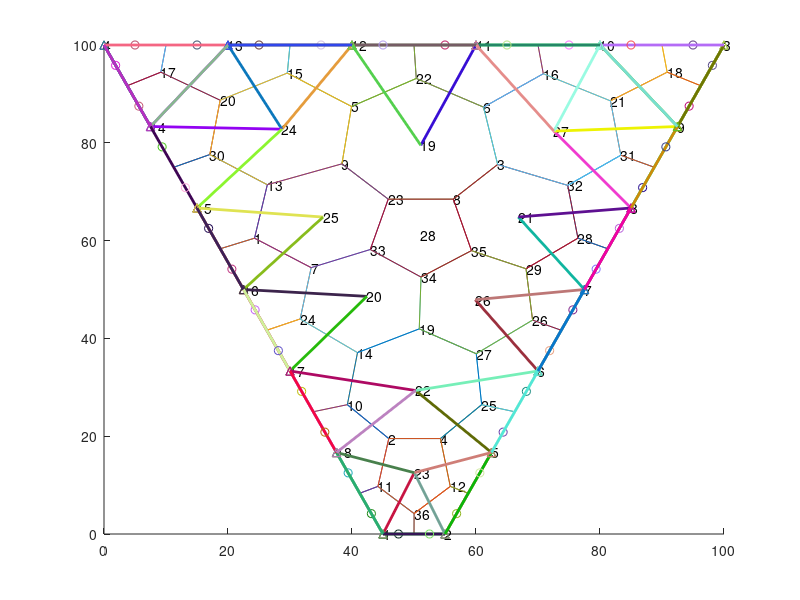
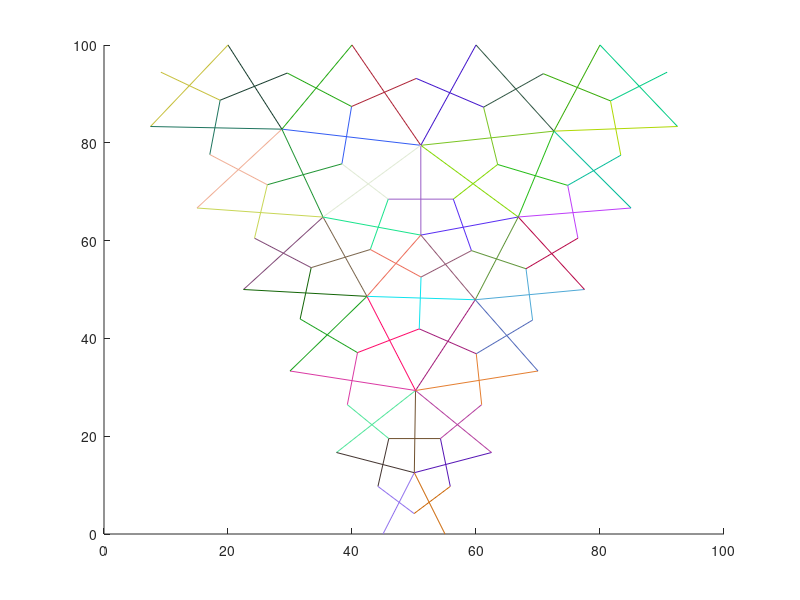
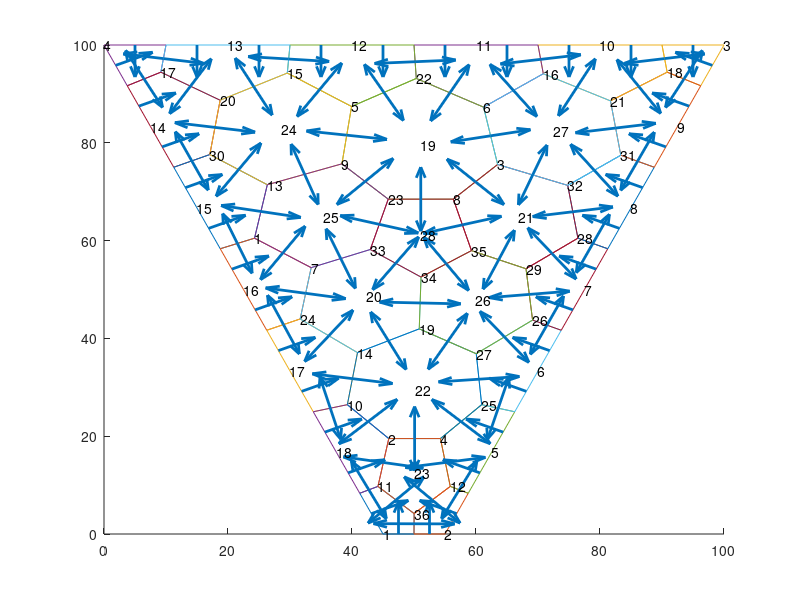

The MATLAB source for these figures, in order:
clc;
clear all;
close all;
JM = [	15, 16, 25
	22, 18, 23
	19, 21, 27
	5, 22, 23
	19, 12, 24
	11, 19, 27
	16, 20, 25
	21, 19, 28
	19, 24, 25
	17, 18, 22
	18, 1, 23
	2, 5, 23
	24, 15, 25
	20, 17, 22
	12, 13, 24
	10, 11, 27
	14, 13, 4
	9, 3, 10
	20, 22, 26
	13, 14, 24
	9, 10, 27
	11, 12, 19
	19, 25, 28
	16, 17, 20
	5, 6, 22
	6, 7, 26
	22, 6, 26
	7, 8, 21
	7, 21, 26
	14, 15, 24
	8, 9, 27
	21, 8, 27
	25, 20, 28
	20, 26, 28
	26, 21, 28
	1, 2, 23
];
JXY = [	45, 0
	55, 0
	100, 100
	0, 100
	62.5, 16.6667
	70, 33.3333
	77.5, 50
	85, 66.6667
	92.5, 83.3333
	80, 100
	60, 100
	40, 100
	20, 100
	7.5, 83.3333
	15, 66.6667
	22.5, 50
	30, 33.3333
	37.5, 16.6667
	51.0956, 79.4877
	42.4142, 48.5976
	66.8162, 64.8285
	50.2472, 29.3457
	50.0494, 12.5358
	28.6933, 82.7896
	35.3319, 64.8145
	59.8776, 47.9084
	72.5686, 82.386
	51.1071, 61.1274
];
Centers = [	24.2773, 60.4937
	45.9322, 19.516
	63.4935, 75.5674
	54.2655, 19.516
	39.9296, 87.4258
	61.2214, 87.2913
	33.4153, 54.4707
	56.3396, 68.4812
	38.3736, 75.6973
	39.2491, 26.4486
	44.1831, 9.73416
	55.8498, 9.73416
	26.3417, 71.4236
	40.8871, 37.0922
	29.5644, 94.2632
	70.8562, 94.1287
	9.16667, 94.4444
	90.8333, 94.4444
	50.8463, 41.9506
	18.7311, 88.7076
	81.6895, 88.5731
	50.3652, 93.1626
	45.8448, 68.4765
	31.6381, 43.977
	60.9157, 26.4486
	69.1259, 43.7472
	60.0416, 36.8625
	76.4387, 60.4984
	68.0646, 54.2456
	17.0644, 77.5965
	83.3562, 77.462
	74.795, 71.2937
	42.951, 58.1798
	51.133, 52.5445
	59.267, 57.9548
	50.0165, 4.1786
];
Control_volume(1) = struct('adj_ele', [0]);
Control_volume(1).adj_ele = [ 0 ];
Control_volume(2).adj_ele = [ 0 ];
Control_volume(3).adj_ele = [ 0 ];
Control_volume(4).adj_ele = [ 0 ];
Control_volume(5).adj_ele = [ 0 ];
Control_volume(6).adj_ele = [ 0 ];
Control_volume(7).adj_ele = [ 0 ];
Control_volume(8).adj_ele = [ 0 ];
Control_volume(9).adj_ele = [ 0 ];
Control_volume(10).adj_ele = [ 0 ];
Control_volume(11).adj_ele = [ 0 ];
Control_volume(12).adj_ele = [ 0 ];
Control_volume(13).adj_ele = [ 0 ];
Control_volume(14).adj_ele = [ 0 ];
Control_volume(15).adj_ele = [ 0 ];
Control_volume(16).adj_ele = [ 0 ];
Control_volume(17).adj_ele = [ 0 ];
Control_volume(18).adj_ele = [ 0 ];
Control_volume(19).adj_ele = [3, 6, 22, 5, 9, 23, 8, ];
Control_volume(20).adj_ele = [7, 24, 14, 19, 34, 33, ];
Control_volume(21).adj_ele = [3, 8, 35, 29, 28, 32, ];
Control_volume(22).adj_ele = [2, 4, 25, 27, 19, 14, 10, ];
Control_volume(23).adj_ele = [2, 11, 36, 12, 4, ];
Control_volume(24).adj_ele = [5, 15, 20, 30, 13, 9, ];
Control_volume(25).adj_ele = [1, 7, 33, 23, 9, 13, ];
Control_volume(26).adj_ele = [19, 27, 26, 29, 35, 34, ];
Control_volume(27).adj_ele = [3, 32, 31, 21, 16, 6, ];
Control_volume(28).adj_ele = [8, 23, 33, 34, 35, ];

Boundary_control_volume(1) = struct('vertice', [0]);
Boundary_control_volume(1).vertice = [  41.25 8.33333; 45  0; 50  0; 50.0165  4.1786; 44.1831 9.73416; ];
Boundary_control_volume(2).vertice = [50.0165  4.1786; 50  0; 55  0;   58.75 8.33333; 55.8498 9.73416; ];
Boundary_control_volume(3).vertice = [  96.25 91.6667; 100 100;  90 100; 90.8333 94.4444; ];
Boundary_control_volume(4).vertice = [ 10 100;   0 100;    3.75 91.6667; 9.16667 94.4444; ];
Boundary_control_volume(5).vertice = [55.8498 9.73416;   58.75 8.33333;    62.5 16.6667; 66.25    25; 60.9157 26.4486; 54.2655  19.516; ];
Boundary_control_volume(6).vertice = [66.25    25;      70 33.3333;   73.75 41.6667; 69.1259 43.7472; 60.0416 36.8625; 60.9157 26.4486; ];
Boundary_control_volume(7).vertice = [  73.75 41.6667; 77.5   50;   81.25 58.3333; 76.4387 60.4984; 68.0646 54.2456; 69.1259 43.7472; ];
Boundary_control_volume(8).vertice = [  81.25 58.3333;      85 66.6667; 88.75    75; 83.3562  77.462;  74.795 71.2937; 76.4387 60.4984; ];
Boundary_control_volume(9).vertice = [81.6895 88.5731; 83.3562  77.462; 88.75    75;    92.5 83.3333;   96.25 91.6667; 90.8333 94.4444; ];
Boundary_control_volume(10).vertice = [81.6895 88.5731; 90.8333 94.4444;  90 100;  80 100;  70 100; 70.8562 94.1287; ];
Boundary_control_volume(11).vertice = [70.8562 94.1287;  70 100;  60 100;  50 100; 50.3652 93.1626; 61.2214 87.2913; ];
Boundary_control_volume(12).vertice = [50.3652 93.1626;  50 100;  40 100;  30 100; 29.5644 94.2632; 39.9296 87.4258; ];
Boundary_control_volume(13).vertice = [ 30 100;  20 100;  10 100; 9.16667 94.4444; 18.7311 88.7076; 29.5644 94.2632; ];
Boundary_control_volume(14).vertice = [   3.75 91.6667;     7.5 83.3333; 11.25    75; 17.0644 77.5965; 18.7311 88.7076; 9.16667 94.4444; ];
Boundary_control_volume(15).vertice = [26.3417 71.4236; 17.0644 77.5965; 11.25    75;      15 66.6667;   18.75 58.3333; 24.2773 60.4937; ];
Boundary_control_volume(16).vertice = [  18.75 58.3333; 22.5   50;   26.25 41.6667; 31.6381  43.977; 33.4153 54.4707; 24.2773 60.4937; ];
Boundary_control_volume(17).vertice = [40.8871 37.0922; 31.6381  43.977;   26.25 41.6667;      30 33.3333; 33.75    25; 39.2491 26.4486; ];
Boundary_control_volume(18).vertice = [39.2491 26.4486; 33.75    25;    37.5 16.6667;   41.25 8.33333; 44.1831 9.73416; 45.9322  19.516; ];
Boundary_control_volume(19).vertice = [ 0 ];
Boundary_control_volume(20).vertice = [ 0 ];
Boundary_control_volume(21).vertice = [ 0 ];
Boundary_control_volume(22).vertice = [ 0 ];
Boundary_control_volume(23).vertice = [ 0 ];
Boundary_control_volume(24).vertice = [ 0 ];
Boundary_control_volume(25).vertice = [ 0 ];
Boundary_control_volume(26).vertice = [ 0 ];
Boundary_control_volume(27).vertice = [ 0 ];
Boundary_control_volume(28).vertice = [ 0 ];

Point_type = [	0, 1, 1, 0
	0, 1, 0, 1
	1, 0, 0, 1
	1, 0, 1, 0
	0, 0, 0, 1
	0, 0, 0, 1
	0, 0, 0, 1
	0, 0, 0, 1
	0, 0, 0, 1
	1, 0, 0, 0
	1, 0, 0, 0
	1, 0, 0, 0
	1, 0, 0, 0
	0, 0, 1, 0
	0, 0, 1, 0
	0, 0, 1, 0
	0, 0, 1, 0
	0, 0, 1, 0
	0, 0, 0, 0
	0, 0, 0, 0
	0, 0, 0, 0
	0, 0, 0, 0
	0, 0, 0, 0
	0, 0, 0, 0
	0, 0, 0, 0
	0, 0, 0, 0
	0, 0, 0, 0
	0, 0, 0, 0
];

Shared_edge = [	1, 7, 16, 25;
	1, 13, 15, 25;
	2, 4, 22, 23;
	2, 10, 18, 22;
	2, 11, 18, 23;
	3, 6, 19, 27;
	3, 8, 19, 21;
	3, 32, 21, 27;
	4, 12, 5, 23;
	4, 25, 5, 22;
	5, 9, 19, 24;
	5, 15, 12, 24;
	5, 22, 12, 19;
	6, 16, 11, 27;
	6, 22, 11, 19;
	7, 24, 16, 20;
	7, 33, 20, 25;
	8, 23, 19, 28;
	8, 35, 21, 28;
	9, 13, 24, 25;
	9, 23, 19, 25;
	10, 14, 17, 22;
	11, 36, 1, 23;
	12, 36, 2, 23;
	13, 30, 15, 24;
	14, 19, 20, 22;
	14, 24, 17, 20;
	15, 20, 13, 24;
	16, 21, 10, 27;
	17, 20, 13, 14;
	18, 21, 9, 10;
	19, 27, 22, 26;
	19, 34, 20, 26;
	20, 30, 14, 24;
	21, 31, 9, 27;
	23, 33, 25, 28;
	25, 27, 6, 22;
	26, 27, 6, 26;
	26, 29, 7, 26;
	28, 29, 7, 21;
	28, 32, 8, 21;
	29, 35, 21, 26;
	31, 32, 8, 27;
	33, 34, 20, 28;
	34, 35, 26, 28;
];

figure(2)
[m, ~] = size(JXY);
P = patch('Vertices', JXY, 'Faces', JM, 'FaceVertexCData', zeros(m, 1), 'FaceColor', 'interp', 'EdgeAlpha', 0.9, 'facealpha', 0);
hold on;
for i = 1:1:45
	IO = [rand rand rand];
	PNT1 = [Centers(Shared_edge(i, 1), :); Centers(Shared_edge(i, 2), :)];
	PNT2 = [JXY(Shared_edge(i, 3), :); JXY(Shared_edge(i, 4), :)];
	plot(PNT1(:, 1)', PNT1(:, 2)', '-', 'color', IO);hold on;
	plot(PNT2(:, 1)', PNT2(:, 2)', '-', 'color', IO);hold on;
end
figure(1)
[m, ~] = size(JXY);
P = patch('Vertices', JXY, 'Faces', JM, 'FaceVertexCData', zeros(m, 1), 'FaceColor', 'interp', 'EdgeAlpha', 0.9, 'facealpha', 0);
hold on;
[k, ~] = size(Centers);
for i = 1:k
	text(Centers(i, 1), Centers(i, 2), num2str(i));
	hold on;
end
for i = 1:28
	text(JXY(i, 1), JXY(i, 2), num2str(i));
end
for i = 1:1:28
	[~, m] = size(Control_volume(i).adj_ele);
	if (Point_type(i, 1) ~= 1 && Point_type(i, 2) ~= 1 && Point_type(i, 3) ~= 1 && Point_type(i, 4) ~= 1)
		for j = 1:1:m
			Centers_k(j, :) = Centers(Control_volume(i).adj_ele(j), :);
		end
		plot([Centers_k(:, 1); Centers_k(1, 1)], [Centers_k(:, 2); Centers_k(1, 2)]); hold on;
		clear Centers_k;
	else
		[m, ~] = size(Boundary_control_volume(i).vertice);
		for j = 1:1:m
			Centers_k = [Boundary_control_volume(i).vertice(:, :); Boundary_control_volume(i).vertice(1, :)];
		end
		plot([Centers_k(:, 1)], [Centers_k(:, 2)]); hold on;
		clear Centers_k;
	end
end

hold on;
YT = [rand rand rand];
plot(43.125, 4.16667, 'o', 'color', YT);
hold on;
hold on;
YT = [rand rand rand];
plot(47.5, 0, 'o', 'color', YT);
hold on;
hold on;
YT = [rand rand rand];
plot([55, 45], [0, 0], '-', 'color', YT, 'linewidth', 2);
hold on;
plot(45, 0, '^', 'color', YT);
hold on;
hold on;
YT = [rand rand rand];
plot([50.0494, 45], [12.5358, 0], '-', 'color', YT, 'linewidth', 2);
hold on;
plot(45, 0, '^', 'color', YT);
hold on;
hold on;
YT = [rand rand rand];
plot([37.5, 45], [16.6667, 0], '-', 'color', YT, 'linewidth', 2);
hold on;
plot(45, 0, '^', 'color', YT);
hold on;
hold on;
YT = [rand rand rand];
plot([45, 55], [0, 0], '-', 'color', YT, 'linewidth', 2);
hold on;
plot(55, 0, '^', 'color', YT);
hold on;
hold on;
YT = [rand rand rand];
plot(52.5, 0, 'o', 'color', YT);
hold on;
hold on;
YT = [rand rand rand];
plot(56.875, 4.16667, 'o', 'color', YT);
hold on;
hold on;
YT = [rand rand rand];
plot([62.5, 55], [16.6667, 0], '-', 'color', YT, 'linewidth', 2);
hold on;
plot(55, 0, '^', 'color', YT);
hold on;
hold on;
YT = [rand rand rand];
plot([50.0494, 55], [12.5358, 0], '-', 'color', YT, 'linewidth', 2);
hold on;
plot(55, 0, '^', 'color', YT);
hold on;
hold on;
YT = [rand rand rand];
plot(98.125, 95.8333, 'o', 'color', YT);
hold on;
hold on;
YT = [rand rand rand];
plot(95, 100, 'o', 'color', YT);
hold on;
hold on;
YT = [rand rand rand];
plot([92.5, 100], [83.3333, 100], '-', 'color', YT, 'linewidth', 2);
hold on;
plot(100, 100, '^', 'color', YT);
hold on;
hold on;
YT = [rand rand rand];
plot([92.5, 100], [83.3333, 100], '-', 'color', YT, 'linewidth', 2);
hold on;
plot(100, 100, '^', 'color', YT);
hold on;
hold on;
YT = [rand rand rand];
plot(5, 100, 'o', 'color', YT);
hold on;
hold on;
YT = [rand rand rand];
plot(1.875, 95.8333, 'o', 'color', YT);
hold on;
hold on;
YT = [rand rand rand];
plot([7.5, 0], [83.3333, 100], '-', 'color', YT, 'linewidth', 2);
hold on;
plot(0, 100, '^', 'color', YT);
hold on;
hold on;
YT = [rand rand rand];
plot([7.5, 0], [83.3333, 100], '-', 'color', YT, 'linewidth', 2);
hold on;
plot(0, 100, '^', 'color', YT);
hold on;
hold on;
YT = [rand rand rand];
plot([55, 62.5], [0, 16.6667], '-', 'color', YT, 'linewidth', 2);
hold on;
plot(62.5, 16.6667, '^', 'color', YT);
hold on;
hold on;
YT = [rand rand rand];
plot(60.625, 12.5, 'o', 'color', YT);
hold on;
hold on;
YT = [rand rand rand];
plot(64.375, 20.8333, 'o', 'color', YT);
hold on;
hold on;
YT = [rand rand rand];
plot([70, 62.5], [33.3333, 16.6667], '-', 'color', YT, 'linewidth', 2);
hold on;
plot(62.5, 16.6667, '^', 'color', YT);
hold on;
hold on;
YT = [rand rand rand];
plot([50.2472, 62.5], [29.3457, 16.6667], '-', 'color', YT, 'linewidth', 2);
hold on;
plot(62.5, 16.6667, '^', 'color', YT);
hold on;
hold on;
YT = [rand rand rand];
plot([50.0494, 62.5], [12.5358, 16.6667], '-', 'color', YT, 'linewidth', 2);
hold on;
plot(62.5, 16.6667, '^', 'color', YT);
hold on;
hold on;
YT = [rand rand rand];
plot(68.125, 29.1667, 'o', 'color', YT);
hold on;
hold on;
YT = [rand rand rand];
plot(71.875, 37.5, 'o', 'color', YT);
hold on;
hold on;
YT = [rand rand rand];
plot([77.5, 70], [50, 33.3333], '-', 'color', YT, 'linewidth', 2);
hold on;
plot(70, 33.3333, '^', 'color', YT);
hold on;
hold on;
YT = [rand rand rand];
plot([59.8776, 70], [47.9084, 33.3333], '-', 'color', YT, 'linewidth', 2);
hold on;
plot(70, 33.3333, '^', 'color', YT);
hold on;
hold on;
YT = [rand rand rand];
plot([50.2472, 70], [29.3457, 33.3333], '-', 'color', YT, 'linewidth', 2);
hold on;
plot(70, 33.3333, '^', 'color', YT);
hold on;
hold on;
YT = [rand rand rand];
plot([62.5, 70], [16.6667, 33.3333], '-', 'color', YT, 'linewidth', 2);
hold on;
plot(70, 33.3333, '^', 'color', YT);
hold on;
hold on;
YT = [rand rand rand];
plot(75.625, 45.8333, 'o', 'color', YT);
hold on;
hold on;
YT = [rand rand rand];
plot(79.375, 54.1667, 'o', 'color', YT);
hold on;
hold on;
YT = [rand rand rand];
plot([85, 77.5], [66.6667, 50], '-', 'color', YT, 'linewidth', 2);
hold on;
plot(77.5, 50, '^', 'color', YT);
hold on;
hold on;
YT = [rand rand rand];
plot([66.8162, 77.5], [64.8285, 50], '-', 'color', YT, 'linewidth', 2);
hold on;
plot(77.5, 50, '^', 'color', YT);
hold on;
hold on;
YT = [rand rand rand];
plot([59.8776, 77.5], [47.9084, 50], '-', 'color', YT, 'linewidth', 2);
hold on;
plot(77.5, 50, '^', 'color', YT);
hold on;
hold on;
YT = [rand rand rand];
plot([70, 77.5], [33.3333, 50], '-', 'color', YT, 'linewidth', 2);
hold on;
plot(77.5, 50, '^', 'color', YT);
hold on;
hold on;
YT = [rand rand rand];
plot(83.125, 62.5, 'o', 'color', YT);
hold on;
hold on;
YT = [rand rand rand];
plot(86.875, 70.8333, 'o', 'color', YT);
hold on;
hold on;
YT = [rand rand rand];
plot([92.5, 85], [83.3333, 66.6667], '-', 'color', YT, 'linewidth', 2);
hold on;
plot(85, 66.6667, '^', 'color', YT);
hold on;
hold on;
YT = [rand rand rand];
plot([72.5686, 85], [82.386, 66.6667], '-', 'color', YT, 'linewidth', 2);
hold on;
plot(85, 66.6667, '^', 'color', YT);
hold on;
hold on;
YT = [rand rand rand];
plot([66.8162, 85], [64.8285, 66.6667], '-', 'color', YT, 'linewidth', 2);
hold on;
plot(85, 66.6667, '^', 'color', YT);
hold on;
hold on;
YT = [rand rand rand];
plot([77.5, 85], [50, 66.6667], '-', 'color', YT, 'linewidth', 2);
hold on;
plot(85, 66.6667, '^', 'color', YT);
hold on;
hold on;
YT = [rand rand rand];
plot([72.5686, 92.5], [82.386, 83.3333], '-', 'color', YT, 'linewidth', 2);
hold on;
plot(92.5, 83.3333, '^', 'color', YT);
hold on;
hold on;
YT = [rand rand rand];
plot([85, 92.5], [66.6667, 83.3333], '-', 'color', YT, 'linewidth', 2);
hold on;
plot(92.5, 83.3333, '^', 'color', YT);
hold on;
hold on;
YT = [rand rand rand];
plot(90.625, 79.1667, 'o', 'color', YT);
hold on;
hold on;
YT = [rand rand rand];
plot(94.375, 87.5, 'o', 'color', YT);
hold on;
hold on;
YT = [rand rand rand];
plot([100, 92.5], [100, 83.3333], '-', 'color', YT, 'linewidth', 2);
hold on;
plot(92.5, 83.3333, '^', 'color', YT);
hold on;
hold on;
YT = [rand rand rand];
plot([80, 92.5], [100, 83.3333], '-', 'color', YT, 'linewidth', 2);
hold on;
plot(92.5, 83.3333, '^', 'color', YT);
hold on;
hold on;
YT = [rand rand rand];
plot([92.5, 80], [83.3333, 100], '-', 'color', YT, 'linewidth', 2);
hold on;
plot(80, 100, '^', 'color', YT);
hold on;
hold on;
YT = [rand rand rand];
plot([100, 80], [100, 100], '-', 'color', YT, 'linewidth', 2);
hold on;
plot(80, 100, '^', 'color', YT);
hold on;
hold on;
YT = [rand rand rand];
plot(85, 100, 'o', 'color', YT);
hold on;
hold on;
YT = [rand rand rand];
plot(75, 100, 'o', 'color', YT);
hold on;
hold on;
YT = [rand rand rand];
plot([60, 80], [100, 100], '-', 'color', YT, 'linewidth', 2);
hold on;
plot(80, 100, '^', 'color', YT);
hold on;
hold on;
YT = [rand rand rand];
plot([72.5686, 80], [82.386, 100], '-', 'color', YT, 'linewidth', 2);
hold on;
plot(80, 100, '^', 'color', YT);
hold on;
hold on;
YT = [rand rand rand];
plot([80, 60], [100, 100], '-', 'color', YT, 'linewidth', 2);
hold on;
plot(60, 100, '^', 'color', YT);
hold on;
hold on;
YT = [rand rand rand];
plot(65, 100, 'o', 'color', YT);
hold on;
hold on;
YT = [rand rand rand];
plot(55, 100, 'o', 'color', YT);
hold on;
hold on;
YT = [rand rand rand];
plot([40, 60], [100, 100], '-', 'color', YT, 'linewidth', 2);
hold on;
plot(60, 100, '^', 'color', YT);
hold on;
hold on;
YT = [rand rand rand];
plot([51.0956, 60], [79.4877, 100], '-', 'color', YT, 'linewidth', 2);
hold on;
plot(60, 100, '^', 'color', YT);
hold on;
hold on;
YT = [rand rand rand];
plot([72.5686, 60], [82.386, 100], '-', 'color', YT, 'linewidth', 2);
hold on;
plot(60, 100, '^', 'color', YT);
hold on;
hold on;
YT = [rand rand rand];
plot([60, 40], [100, 100], '-', 'color', YT, 'linewidth', 2);
hold on;
plot(40, 100, '^', 'color', YT);
hold on;
hold on;
YT = [rand rand rand];
plot(45, 100, 'o', 'color', YT);
hold on;
hold on;
YT = [rand rand rand];
plot(35, 100, 'o', 'color', YT);
hold on;
hold on;
YT = [rand rand rand];
plot([20, 40], [100, 100], '-', 'color', YT, 'linewidth', 2);
hold on;
plot(40, 100, '^', 'color', YT);
hold on;
hold on;
YT = [rand rand rand];
plot([28.6933, 40], [82.7896, 100], '-', 'color', YT, 'linewidth', 2);
hold on;
plot(40, 100, '^', 'color', YT);
hold on;
hold on;
YT = [rand rand rand];
plot([51.0956, 40], [79.4877, 100], '-', 'color', YT, 'linewidth', 2);
hold on;
plot(40, 100, '^', 'color', YT);
hold on;
hold on;
YT = [rand rand rand];
plot(25, 100, 'o', 'color', YT);
hold on;
hold on;
YT = [rand rand rand];
plot(15, 100, 'o', 'color', YT);
hold on;
hold on;
YT = [rand rand rand];
plot([0, 20], [100, 100], '-', 'color', YT, 'linewidth', 2);
hold on;
plot(20, 100, '^', 'color', YT);
hold on;
hold on;
YT = [rand rand rand];
plot([7.5, 20], [83.3333, 100], '-', 'color', YT, 'linewidth', 2);
hold on;
plot(20, 100, '^', 'color', YT);
hold on;
hold on;
YT = [rand rand rand];
plot([28.6933, 20], [82.7896, 100], '-', 'color', YT, 'linewidth', 2);
hold on;
plot(20, 100, '^', 'color', YT);
hold on;
hold on;
YT = [rand rand rand];
plot([40, 20], [100, 100], '-', 'color', YT, 'linewidth', 2);
hold on;
plot(20, 100, '^', 'color', YT);
hold on;
hold on;
YT = [rand rand rand];
plot(5.625, 87.5, 'o', 'color', YT);
hold on;
hold on;
YT = [rand rand rand];
plot(9.375, 79.1667, 'o', 'color', YT);
hold on;
hold on;
YT = [rand rand rand];
plot([15, 7.5], [66.6667, 83.3333], '-', 'color', YT, 'linewidth', 2);
hold on;
plot(7.5, 83.3333, '^', 'color', YT);
hold on;
hold on;
YT = [rand rand rand];
plot([28.6933, 7.5], [82.7896, 83.3333], '-', 'color', YT, 'linewidth', 2);
hold on;
plot(7.5, 83.3333, '^', 'color', YT);
hold on;
hold on;
YT = [rand rand rand];
plot([20, 7.5], [100, 83.3333], '-', 'color', YT, 'linewidth', 2);
hold on;
plot(7.5, 83.3333, '^', 'color', YT);
hold on;
hold on;
YT = [rand rand rand];
plot([0, 7.5], [100, 83.3333], '-', 'color', YT, 'linewidth', 2);
hold on;
plot(7.5, 83.3333, '^', 'color', YT);
hold on;
hold on;
YT = [rand rand rand];
plot([28.6933, 15], [82.7896, 66.6667], '-', 'color', YT, 'linewidth', 2);
hold on;
plot(15, 66.6667, '^', 'color', YT);
hold on;
hold on;
YT = [rand rand rand];
plot([7.5, 15], [83.3333, 66.6667], '-', 'color', YT, 'linewidth', 2);
hold on;
plot(15, 66.6667, '^', 'color', YT);
hold on;
hold on;
YT = [rand rand rand];
plot(13.125, 70.8333, 'o', 'color', YT);
hold on;
hold on;
YT = [rand rand rand];
plot(16.875, 62.5, 'o', 'color', YT);
hold on;
hold on;
YT = [rand rand rand];
plot([22.5, 15], [50, 66.6667], '-', 'color', YT, 'linewidth', 2);
hold on;
plot(15, 66.6667, '^', 'color', YT);
hold on;
hold on;
YT = [rand rand rand];
plot([35.3319, 15], [64.8145, 66.6667], '-', 'color', YT, 'linewidth', 2);
hold on;
plot(15, 66.6667, '^', 'color', YT);
hold on;
hold on;
YT = [rand rand rand];
plot(20.625, 54.1667, 'o', 'color', YT);
hold on;
hold on;
YT = [rand rand rand];
plot(24.375, 45.8333, 'o', 'color', YT);
hold on;
hold on;
YT = [rand rand rand];
plot([30, 22.5], [33.3333, 50], '-', 'color', YT, 'linewidth', 2);
hold on;
plot(22.5, 50, '^', 'color', YT);
hold on;
hold on;
YT = [rand rand rand];
plot([42.4142, 22.5], [48.5976, 50], '-', 'color', YT, 'linewidth', 2);
hold on;
plot(22.5, 50, '^', 'color', YT);
hold on;
hold on;
YT = [rand rand rand];
plot([35.3319, 22.5], [64.8145, 50], '-', 'color', YT, 'linewidth', 2);
hold on;
plot(22.5, 50, '^', 'color', YT);
hold on;
hold on;
YT = [rand rand rand];
plot([15, 22.5], [66.6667, 50], '-', 'color', YT, 'linewidth', 2);
hold on;
plot(22.5, 50, '^', 'color', YT);
hold on;
hold on;
YT = [rand rand rand];
plot([42.4142, 30], [48.5976, 33.3333], '-', 'color', YT, 'linewidth', 2);
hold on;
plot(30, 33.3333, '^', 'color', YT);
hold on;
hold on;
YT = [rand rand rand];
plot([22.5, 30], [50, 33.3333], '-', 'color', YT, 'linewidth', 2);
hold on;
plot(30, 33.3333, '^', 'color', YT);
hold on;
hold on;
YT = [rand rand rand];
plot(28.125, 37.5, 'o', 'color', YT);
hold on;
hold on;
YT = [rand rand rand];
plot(31.875, 29.1667, 'o', 'color', YT);
hold on;
hold on;
YT = [rand rand rand];
plot([37.5, 30], [16.6667, 33.3333], '-', 'color', YT, 'linewidth', 2);
hold on;
plot(30, 33.3333, '^', 'color', YT);
hold on;
hold on;
YT = [rand rand rand];
plot([50.2472, 30], [29.3457, 33.3333], '-', 'color', YT, 'linewidth', 2);
hold on;
plot(30, 33.3333, '^', 'color', YT);
hold on;
hold on;
YT = [rand rand rand];
plot([30, 37.5], [33.3333, 16.6667], '-', 'color', YT, 'linewidth', 2);
hold on;
plot(37.5, 16.6667, '^', 'color', YT);
hold on;
hold on;
YT = [rand rand rand];
plot(35.625, 20.8333, 'o', 'color', YT);
hold on;
hold on;
YT = [rand rand rand];
plot(39.375, 12.5, 'o', 'color', YT);
hold on;
hold on;
YT = [rand rand rand];
plot([45, 37.5], [0, 16.6667], '-', 'color', YT, 'linewidth', 2);
hold on;
plot(37.5, 16.6667, '^', 'color', YT);
hold on;
hold on;
YT = [rand rand rand];
plot([50.0494, 37.5], [12.5358, 16.6667], '-', 'color', YT, 'linewidth', 2);
hold on;
plot(37.5, 16.6667, '^', 'color', YT);
hold on;
hold on;
YT = [rand rand rand];
plot([50.2472, 37.5], [29.3457, 16.6667], '-', 'color', YT, 'linewidth', 2);
hold on;
plot(37.5, 16.6667, '^', 'color', YT);
hold on;


figure(3)
[m, ~] = size(JXY);
P = patch('Vertices', JXY, 'Faces', JM, 'FaceVertexCData', zeros(m, 1), 'FaceColor', 'interp', 'EdgeAlpha', 0.9, 'facealpha', 0);
hold on;
for i = 1:1:28
	[~, m] = size(Control_volume(i).adj_ele);
	if (Point_type(i, 1) ~= 1 && Point_type(i, 2) ~= 1 && Point_type(i, 3) ~= 1 && Point_type(i, 4) ~= 1)
		for j = 1:1:m
			Centers_k(j, :) = Centers(Control_volume(i).adj_ele(j), :);
		end
		plot([Centers_k(:, 1); Centers_k(1, 1)], [Centers_k(:, 2); Centers_k(1, 2)]); hold on;
		clear Centers_k;
	else
		[m, ~] = size(Boundary_control_volume(i).vertice);
		for j = 1:1:m
			Centers_k = [Boundary_control_volume(i).vertice(:, :); Boundary_control_volume(i).vertice(1, :)];
		end
		plot([Centers_k(:, 1)], [Centers_k(:, 2)]); hold on;
		clear Centers_k;
	end
end

Normal_vector = [	 43.125 4.16667, 0.911922 0.410365;
	47.5    0, -0  1;
	50.0082  2.0893,  -0.999992 0.00394394;
	47.0998 6.95638, -0.689655 -0.724138;
	42.7166 9.03374,  0.430958 -0.902372;
	50.0082  2.0893,    0.999992 -0.00394394;
	52.5    0, -0  1;
	 56.875 4.16667, -0.911922  0.410365;
	57.2999 9.03374, -0.434934 -0.900463;
	52.9331 6.95638,  0.689655 -0.724138;
	 98.125 95.8333, -0.911922  0.410365;
	 95 100, -0 -1;
	90.4167 97.2222, 0.988936  0.14834;
	93.5417 93.0556, 0.456317 0.889817;
	  5 100, -0 -1;
	  1.875 95.8333, 0.911922 0.410365;
	6.45833 93.0556, -0.456317  0.889817;
	9.58333 97.2222, -0.988936   0.14834;
	57.2999 9.03374, 0.434934 0.900463;
	60.625   12.5, -0.911922  0.410365;
	 64.375 20.8333, -0.911922  0.410365;
	63.5829 25.7243, -0.262066  -0.96505;
	57.5906 22.9823, 0.721649 -0.69226;
	55.0577 14.6251, 0.987137 0.159876;
	 68.125 29.1667, -0.911922  0.410365;
	71.875   37.5, -0.911922  0.410365;
	71.4379  42.707,  -0.41032 -0.911942;
	64.5837 40.3049,  0.604011 -0.796976;
	60.4787 31.6555,  0.996496 0.0836442;
	63.5829 25.7243, 0.262066  0.96505;
	 75.625 45.8333, -0.911922  0.410365;
	 79.375 54.1667, -0.911922  0.410365;
	78.8444 59.4159, -0.410365 -0.911922;
	72.2517  57.372,  0.598294 -0.801277;
	68.5952 48.9964,  0.99493 0.100575;
	71.4379  42.707,  0.41032 0.911942;
	83.125   62.5, -0.911922  0.410365;
	 86.875 70.8333, -0.911922  0.410365;
	86.0531  76.231, -0.415241 -0.909711;
	79.0756 74.3779,  0.584565 -0.811347;
	75.6169 65.8961, 0.988605 0.150533;
	78.8444 59.4159, 0.410365 0.911922;
	82.5229 83.0176, 0.988936  0.14834;
	86.0531  76.231, 0.415241 0.909711;
	 90.625 79.1667, -0.911922  0.410365;
	94.375   87.5, -0.911922  0.410365;
	93.5417 93.0556, -0.456317 -0.889817;
	86.2614 91.5088,  0.540313 -0.841464;
	86.2614 91.5088, -0.540313  0.841464;
	90.4167 97.2222, -0.988936  -0.14834;
	 85 100, -0 -1;
	 75 100, -0 -1;
	70.4281 97.0643, 0.989534 0.144303;
	76.2729 91.3509, 0.456317 0.889817;
	70.4281 97.0643, -0.989534 -0.144303;
	 65 100, -0 -1;
	 55 100, -0 -1;
	50.1826 96.5813,  0.998577 0.0533336;
	55.7933 90.2269, 0.475711 0.879602;
	66.0388   90.71, -0.578736  0.815515;
	50.1826 96.5813,  -0.998577 -0.0533336;
	 45 100, -0 -1;
	 35 100, -0 -1;
	29.7822 97.1316,    0.99713 -0.0757045;
	 34.747 90.8445,  0.55064 0.834743;
	45.1474 90.2942, -0.481741  0.876314;
	 25 100, -0 -1;
	 15 100, -0 -1;
	9.58333 97.2222, 0.988936 -0.14834;
	13.9489  91.576, 0.514373 0.857567;
	24.1478 91.4854, -0.456317  0.889817;
	29.7822 97.1316,  -0.99713 0.0757045;
	5.625  87.5, 0.911922 0.410365;
	  9.375 79.1667, 0.911922 0.410365;
	14.1572 76.2983, -0.407755  0.913091;
	17.8978 83.1521, -0.988936   0.14834;
	13.9489  91.576, -0.514373 -0.857567;
	6.45833 93.0556,  0.456317 -0.889817;
	21.7031 74.5101,  -0.55396 -0.832543;
	14.1572 76.2983,  0.407755 -0.913091;
	 13.125 70.8333, 0.911922 0.410365;
	16.875   62.5, 0.911922 0.410365;
	21.5136 59.4135, -0.364039  0.931384;
	25.3095 65.9587, -0.982625    0.1856;
	 20.625 54.1667, 0.911922 0.410365;
	 24.375 45.8333, 0.911922 0.410365;
	 28.944 42.8218, -0.394084  0.919074;
	32.5267 49.2238, -0.985959  0.166989;
	28.8463 57.4822, -0.550327 -0.834949;
	21.5136 59.4135,  0.364039 -0.931384;
	36.2626 40.5346, -0.597108 -0.802161;
	 28.944 42.8218,  0.394084 -0.919074;
	28.125   37.5, 0.911922 0.410365;
	 31.875 29.1667, 0.911922 0.410365;
	36.4995 25.7243, -0.254729  0.967012;
	40.0681 31.7704, -0.988364   0.15211;
	36.4995 25.7243,  0.254729 -0.967012;
	 35.625 20.8333, 0.911922 0.410365;
	39.375   12.5, 0.911922 0.410365;
	42.7166 9.03374, -0.430958  0.902372;
	45.0577 14.6251, -0.984387  0.176015;
	42.5906 22.9823, -0.719936  -0.69404;
	62.3574 81.4293, -0.981734  -0.19026;
	55.7933 90.2269, -0.475711 -0.879602;
	45.1474 90.2942,  0.481741 -0.876314;
	39.1516 81.5615, 0.991314 -0.13152;
	42.1092 72.0869,  0.69495 0.719059;
	51.0922 68.4789, -0.000445636            1;
	59.9166 72.0243, -0.703741  0.710456;
	32.5267 49.2238,  0.985959 -0.166989;
	36.2626 40.5346, 0.597108 0.802161;
	45.8667 39.5214, -0.438439  0.898761;
	50.9897 47.2475, -0.999634 0.0270462;
	 47.042 55.3621, -0.567232 -0.823558;
	38.1832 56.3253,  0.362513 -0.931979;
	59.9166 72.0243,  0.703741 -0.710456;
	57.8033  63.218, 0.963439 0.267928;
	63.6658 56.1002, 0.388488 0.921454;
	72.2517  57.372, -0.598294  0.801277;
	75.6169 65.8961, -0.988605 -0.150533;
	69.1442 73.4306, -0.353708 -0.935356;
	50.0989  19.516, 6.00053e-12           1;
	57.5906 22.9823, -0.721649   0.69226;
	60.4787 31.6555,  -0.996496 -0.0836442;
	 55.444 39.4065, -0.484159  -0.87498;
	45.8667 39.5214,  0.438439 -0.898761;
	40.0681 31.7704, 0.988364 -0.15211;
	42.5906 22.9823, 0.719936  0.69404;
	45.0577 14.6251,  0.984387 -0.176015;
	47.0998 6.95638, 0.689655 0.724138;
	52.9331 6.95638, -0.689655  0.724138;
	55.0577 14.6251, -0.987137 -0.159876;
	50.0989  19.516, -6.00053e-12           -1;
	 34.747 90.8445,  -0.55064 -0.834743;
	24.1478 91.4854,  0.456317 -0.889817;
	17.8978 83.1521, 0.988936 -0.14834;
	21.7031 74.5101,  0.55396 0.832543;
	32.3577 73.5604, -0.334711  0.942321;
	39.1516 81.5615, -0.991314   0.13152;
	28.8463 57.4822, 0.550327 0.834949;
	38.1832 56.3253, -0.362513  0.931979;
	44.3979 63.3282, -0.962704  0.270558;
	42.1092 72.0869,  -0.69495 -0.719059;
	32.3577 73.5604,  0.334711 -0.942321;
	25.3095 65.9587, 0.982625  -0.1856;
	 55.444 39.4065, 0.484159  0.87498;
	64.5837 40.3049, -0.604011  0.796976;
	68.5952 48.9964,  -0.99493 -0.100575;
	63.6658 56.1002, -0.388488 -0.921454;
	   55.2 55.2496,  0.553823 -0.832634;
	50.9897 47.2475,   0.999634 -0.0270462;
	69.1442 73.4306, 0.353708 0.935356;
	79.0756 74.3779, -0.584565  0.811347;
	82.5229 83.0176, -0.988936  -0.14834;
	76.2729 91.3509, -0.456317 -0.889817;
	66.0388   90.71,  0.578736 -0.815515;
	62.3574 81.4293, 0.981734  0.19026;
	51.0922 68.4789, 0.000445636          -1;
	44.3979 63.3282,  0.962704 -0.270558;
	 47.042 55.3621, 0.567232 0.823558;
	   55.2 55.2496, -0.553823  0.832634;
	57.8033  63.218, -0.963439 -0.267928;
];
quiver(Normal_vector(:, 1), Normal_vector(:, 2), Normal_vector(:, 3), Normal_vector(:, 4), 'AutoScaleFactor', 0.6, 'Linewidth', 2);
hold on
[k, ~] = size(Centers);
for i = 1:k
	text(Centers(i, 1), Centers(i, 2), num2str(i));
	hold on;
end
for i = 1:28
	text(JXY(i, 1), JXY(i, 2), num2str(i));
end
